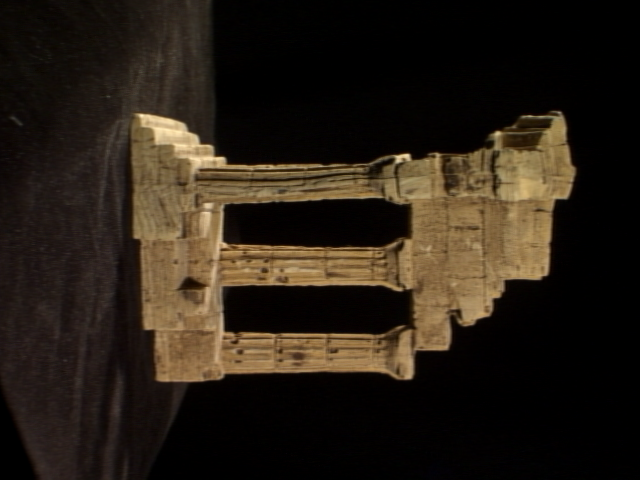
#> input picture Ex9/templeSparseRing/templeSR0001.png, 640 x 480 px; its folder holds 4 pictures in this run
$ jupyter execute --allow-errors Ex09.ipynb   (Python 2 division)
#> lines starting #> are read from the running program, lines starting #| are printed output that depends on the picture
# EN2550 Ex09
# 190432J
# Pathirana R.P.U.A.

[cell 1]
import numpy as np
import cv2 as cv
import matplotlib.pyplot as plt

f = open(r'./templeSparseRing/templeSR_par.txt','r')
#> (reads Ex9/templeSparseRing/templeSR_par.txt from the repository)
assert f is not None
n = int (f.readline())
l = f.readline().split()
im1_fn = l[0]  # im1 file name

K1 = np.array([float(i) for i in l[1:10]]).reshape((3,3))
R1 = np.array([float(i) for i in l[10:19]]).reshape((3,3))
t1 = np.array([float(i) for i in l[19:22]]).reshape((3,1))

# Reading the information on the second image

l = f.readline().split()
im2_fn = l[0] # im2 file name

K2 = np.array([float(i) for i in l[1:10]]).reshape((3,3))
R2 = np.array([float(i) for i in l[10:19]]).reshape((3,3))
t2 = np.array([float(i) for i in l[19:22]]).reshape((3,1))

# Read the two image sand show
im1 =  cv.imread(r'./templeSparseRing/'+ im1_fn , cv.IMREAD_COLOR)
#> im1 is the input picture: shape (480, 640, 3); mean B, G, R 21.5, 31.4, 40.2
im2 =  cv.imread(r'./templeSparseRing/'+ im2_fn , cv.IMREAD_COLOR)
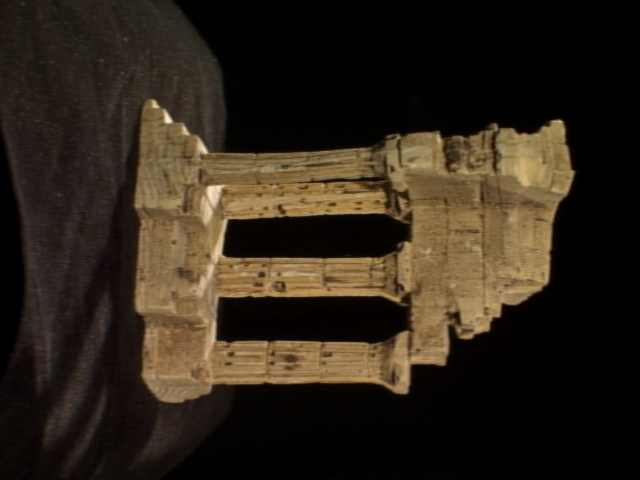
#> input picture Ex9/templeSparseRing/templeSR0002.png, 640 x 480 px
#> im2 is the input picture: shape (480, 640, 3); mean B, G, R 24.9, 36.5, 46.1
fig , ax =  plt.subplots(1,2)
ax[0].imshow(cv.cvtColor(im1, cv.COLOR_BGR2RGB))
ax[0].set_title('Image 1')
ax[0].set_xticks([]), ax[0].set_yticks([])

ax[1].imshow(cv.cvtColor(im2, cv.COLOR_BGR2RGB))
ax[1].set_title('Image 2')
ax[1].set_xticks([]), ax[1].set_yticks([])
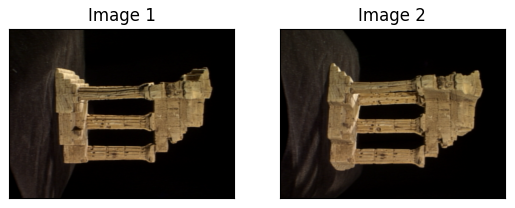
#> figure drawn by matplotlib, 2 panels

[cell 2]
sift = cv.xfeatures2d.SIFT_create()
kp1 , decs1 = sift.detectAndCompute(im1,None)
#> kp1 = 791 keypoints; strongest (x, y, size): (407, 156, 4.4), (398, 158, 5.5), (167, 131, 24), (497, 134, 4.9)
kp2 , decs2 = sift.detectAndCompute(im2,None)
#> kp2 = 778 keypoints; strongest (x, y, size): (168, 119, 5.3), (249, 239, 30.2), (202, 148, 6.9), (535, 162, 48.9)

FLANN_INDEX_KDTREE = 1
index_paras = dict(algorithm = FLANN_INDEX_KDTREE , trees =5 )
search_paras = dict(checks = 100)
flann =  cv.FlannBasedMatcher(index_paras,search_paras)
matches = flann.knnMatch(decs1,decs2, k=2)
#> matches = 791 matches
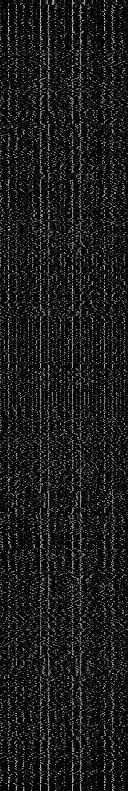
#> decs1: shape (791, 128) float32; min 0, max 210, mean 25.1

good =[]
pts1 = []
pts2 = []

for i , (m,n) in enumerate(matches):
    if m.distance < 0.7*n.distance:
        good.append(m)
        pts1.append(kp1[m.queryIdx].pt)
        pts2.append(kp2[m.trainIdx].pt)
#> after the loop, good = 128 matches; pts1 = 128 pairs, first value 115.8 to 573.8, second value 138.8 to 409.9; pts2 = 128 pairs, first value 98.08 to 570.6, second value 126.4 to 414.3


pts1 = np.array(pts1)
pts2 = np.array(pts2)

F,mask = cv.findFundamentalMat(pts1,pts2, cv.FM_RANSAC)  # Fundamental matrix
#> F = [[1.49e-06, 1.44e-05, -0.0254], [-8.26e-06, 8.67e-08, 0.00401], [0.0228, -0.00728, 1]]; mask = 128 values, max 1 at index 0, min 0 at index 12, mean 0.883

print(F)
#| [[ 1.49034037e-06  1.44154168e-05 -2.53948320e-02]
#|  [-8.25788252e-06  8.67005344e-08  4.00767127e-03]
#|  [ 2.27526901e-02 -7.28270380e-03  1.00000000e+00]]
